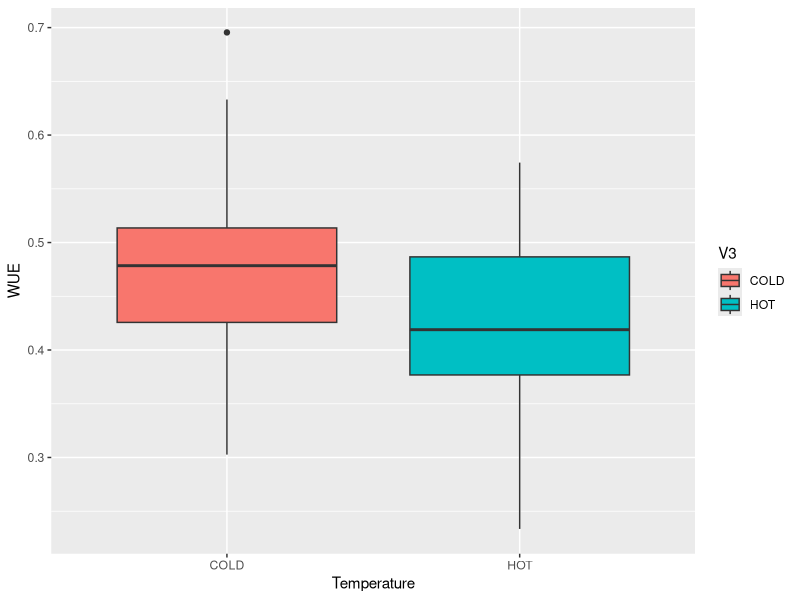

The R script that drew this image:
## ---- chunk 1
library(ggplot2)

## ---- chunk 2
########################
# FUNCTION:fData (Simulate fake data)
# INPUTS: Treatments and Responses
# Treatment = Temperature and Response = WUE
# OUTPUTS:data.frame
#-----------------------
fData <- function(mean1=15,mean2=0.45,n1=100,n2=100,sd1=0.10,sd2=0.10){
  df <- data.frame(Treatment=rnorm(mean=mean1,n=n1,sd=sd1),
                     Response=rnorm(mean=mean2,n=n2,sd=sd2))
  return(df)
}

#-----------------------
## ---- chunk 3
# assign the output from the function to a variable
DF <- fData()
########################
# FUNCTION:rPlot (Regression analysis)
# INPUTS:variables for regression analysis from fData()
# OUTPUTS:regression plot
#-----------------------
rPlot <- function(data=DF){
    expPlot <- ggplot(data = DF,
                    aes(x=Treatment, y=Response)) + 
                    geom_point() +
                    stat_smooth(method=lm, se = 0.99)
return(print(expPlot))
}

#-----------------------
## ---- chunk 4
##################################
# FUNCTION: divDat (dividing the temperature into hot snd cold)
# INPUTS: data for treatment from DF
# OUTPUTS: additional column specifying whether the treatment(temperature) is HOT or COLD 
#-------------------------

divDat <- function(data = DF) {
 rownum <- 0
 meanTemp <- mean(DF[,1])
 for (x in 1:length(DF[,1])) {
   rownum <- 1 + rownum
   if (DF[rownum,1] >= meanTemp) {
     DF[rownum,3] <- "HOT"
   }else{
    DF[rownum,3] <- "COLD"
   }
 }
 return(DF)
}
#-------------------------
## ---- chunk 5
# assign the the new DF to DF2
DF2 <- divDat()
########################
# FUNCTION:ANV (ANOVA)
# INPUTS:variables for doing ANOVA from DF
# OUTPUTS:ANOVA summary output
#-----------------------
ANV <- function(data = DF2){
  ANOmodel <- aov(Treatment~Response, data=DF2)


return(summary(ANOmodel))
}

#-----------------------
## ---- chunk 6
########################
# FUNCTION:ANVplot (boxplots from ANOVA)
# INPUTS:categorical and control variable
# OUTPUTS:boxplots
#-----------------------
ANVplot <- function(DF2) {
ANOplot <- ggplot(data=DF2,
                 aes(x=V3,y=Response,
                     fill=V3)) +
    geom_boxplot() +
  labs(x = "Temperature", y = "WUE")
 
print(ANOplot)
}

ANVplot(DF2)
#-----------------------
